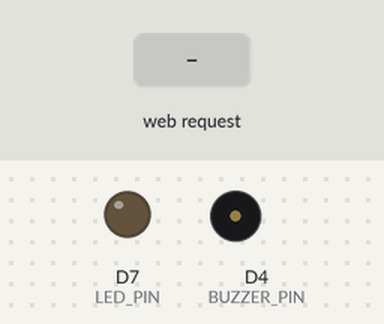
Recording of a sketch running on a simulated ESP8266 (Wemos D1 mini). Parts: output pins drawn as LEDs (lit = HIGH), buzzer (waves = sounding, pin HIGH). The test bench sets the inputs (shaded band). WiFi joins after 1.5 s; servers stay silent unless stated; what the sketch prints to the serial monitor is not drawn.

Above: at 2.7 s.
2.8 s: HTTP request GET /alert received
At 2.92 s:
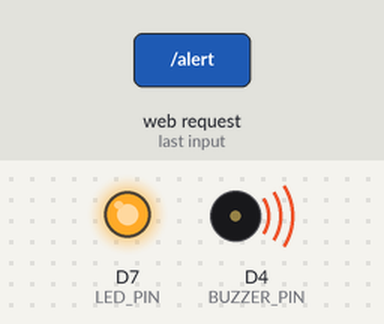
5.8 s: HTTP request GET /alert?led=0 received
At 5.92 s:
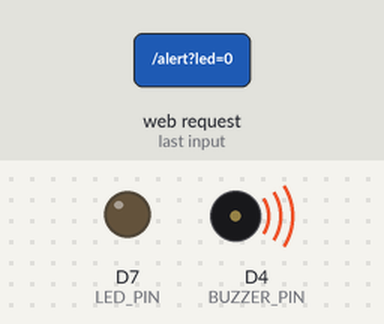
8.8 s: HTTP request GET /off received
At 9.7 s:
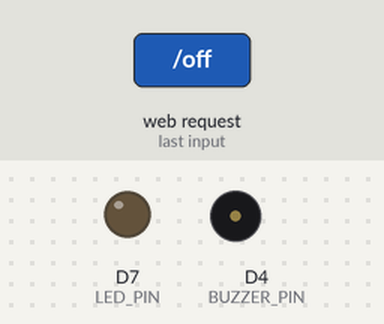
10.3 s: HTTP request GET /alert?led=1 received
At 10.67 s:
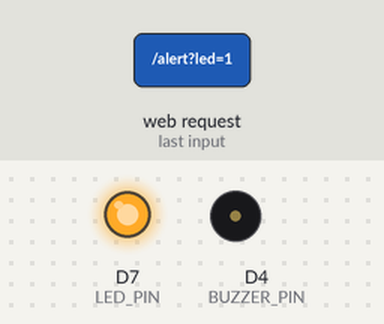
Timing chart, 0 to 14.3 s (numbered marks = the images above; inputs shaded):
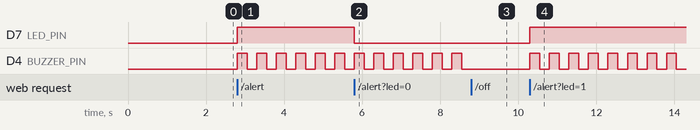

Measured:
- after the input at 2.8 s, D7 (LED_PIN): LOW → HIGH at once; D4 (BUZZER_PIN): alternates HIGH for 0.25 s and LOW for 0.25 s, starting at once
- after the input at 5.8 s, D7 (LED_PIN): HIGH → LOW after 0.00 s instead of 2.0 s
- after the input at 8.8 s, D4 (BUZZER_PIN): stops changing and stays LOW
- after the input at 10.3 s, D7 (LED_PIN): LOW → HIGH at once; D4 (BUZZER_PIN): alternates HIGH for 0.25 s and LOW for 0.25 s, starting at once

The sketch:

esp8266_alert.ino
```cpp
/*
  VIGIL - ESP8266 alert device
  ---------------------------------------------------------------------------
  Board : NodeMCU / Wemos D1 mini (ESP8266). Arduino IDE -> install the
          "ESP8266 by ESP8266 Community" board package, then select your board.

  Wiring:
    Buzzer  (+)  -> D4            Buzzer (-) -> GND      (active buzzer)
    LED     (+)  -> 220 ohm -> D7 LED    (-) -> GND

  What the VIGIL app calls (same Wi-Fi / modem as this board):
    http://<esp-ip>/alert?led=1&buzzer=1   LED + buzzer on for ~5 s (optional &ms=3000)
    http://<esp-ip>/status                 online check -> app shows "Connected"
    http://<esp-ip>/off                    stop the alert
    http://<esp-ip>/                       small test page (status + Test / Stop buttons)

  After upload, open Serial Monitor (115200) to read the IP address, then type
  that IP in VIGIL -> Settings -> Device address -> Save Settings.
  Tip: in your modem, reserve this IP for the board (or set USE_STATIC_IP 1)
  so the address never changes.
*/
#include <ESP8266WiFi.h>
#include <ESP8266WebServer.h>

// ---------- EDIT THESE ----------
const char* WIFI_SSID = "YOUR_WIFI_NAME";
const char* WIFI_PASS = "YOUR_WIFI_PASSWORD";

#define USE_STATIC_IP 0                        // 1 = fixed IP below (must match your modem's network)
IPAddress STATIC_IP(192, 168, 1, 50);
IPAddress GATEWAY(192, 168, 1, 1);             // your modem
IPAddress SUBNET(255, 255, 255, 0);
IPAddress DNS_SERVER(192, 168, 1, 1);

const uint8_t LED_PIN    = D7;                 // GPIO13
const uint8_t BUZZER_PIN = D4;                 // GPIO2
const bool BUZZER_ACTIVE_HIGH = true;          // false if your buzzer module turns on with LOW
// --------------------------------

const unsigned long DEFAULT_ALERT_MS = 5000;   // how long one alert lasts
const unsigned long BEEP_MS = 250;             // buzzer beep on/off period

ESP8266WebServer server(80);
bool alertActive = false;
bool useLed = true, useBuzzer = true, beepOn = false;
unsigned long alertEnd = 0, lastBeep = 0;

void setLed(bool on)    { digitalWrite(LED_PIN, on ? HIGH : LOW); }
void setBuzzer(bool on) { digitalWrite(BUZZER_PIN, (on == BUZZER_ACTIVE_HIGH) ? HIGH : LOW); }

void stopAlert() {
  alertActive = false;
  beepOn = false;
  setLed(false);
  setBuzzer(false);
}

void startAlert(bool led, bool buzzer, unsigned long ms) {
  useLed = led;
  useBuzzer = buzzer;
  alertActive = true;
  alertEnd = millis() + ms;
  lastBeep = millis();
  beepOn = buzzer;
  setLed(led);
  setBuzzer(buzzer);
}

void handleAlert() {
  bool led    = server.hasArg("led")    ? server.arg("led")    != "0" : true;
  bool buzzer = server.hasArg("buzzer") ? server.arg("buzzer") != "0" : true;
  unsigned long ms = server.hasArg("ms") ? (unsigned long)server.arg("ms").toInt() : DEFAULT_ALERT_MS;
  if (ms < 500 || ms > 60000) ms = DEFAULT_ALERT_MS;
  startAlert(led, buzzer, ms);
  server.send(200, "application/json", "{\"ok\":true}");
}

void handleOff() {
  stopAlert();
  server.send(200, "application/json", "{\"ok\":true}");
}

void handleStatus() {
  String json = "{\"device\":\"vigil-esp8266\",\"ip\":\"" + WiFi.localIP().toString() +
                "\",\"alert\":" + (alertActive ? "true" : "false") + "}";
  server.send(200, "application/json", json);
}

void handleRoot() {
  String html =
    "<!doctype html><html><head><meta name='viewport' content='width=device-width,initial-scale=1'>"
    "<title>VIGIL ESP8266</title><style>body{font-family:sans-serif;background:#1a1118;color:#f2e7e2;"
    "padding:24px}a{display:inline-block;margin:8px 8px 0 0;padding:12px 18px;border-radius:8px;"
    "background:#7b48c2;color:#fff;text-decoration:none}.s{background:#3a2849}</style></head><body>"
    "<h2>VIGIL alert device</h2><p>Status: <b>online</b><br>IP: " + WiFi.localIP().toString() +
    "<br>Alert: " + String(alertActive ? "ACTIVE" : "idle") + "</p>"
    "<a href='/alert?led=1&buzzer=1'>Test alert</a><a class='s' href='/off'>Stop</a></body></html>";
  server.send(200, "text/html", html);
}

void connectWifi() {
  WiFi.mode(WIFI_STA);
  WiFi.setAutoReconnect(true);
#if USE_STATIC_IP
  WiFi.config(STATIC_IP, GATEWAY, SUBNET, DNS_SERVER);
#endif
  WiFi.begin(WIFI_SSID, WIFI_PASS);
  Serial.print("Connecting to Wi-Fi");
  while (WiFi.status() != WL_CONNECTED) {
    delay(300);
    Serial.print(".");
  }
  Serial.println();
  Serial.print("Connected. Type this IP in VIGIL Settings: ");
  Serial.println(WiFi.localIP());
}

void setup() {
  pinMode(LED_PIN, OUTPUT);
  pinMode(BUZZER_PIN, OUTPUT);
  stopAlert();                                  // note: D4 (GPIO2) is HIGH during boot, a short chirp is normal
  Serial.begin(115200);
  connectWifi();
  server.on("/", handleRoot);
  server.on("/alert", handleAlert);
  server.on("/off", handleOff);
  server.on("/status", handleStatus);
  server.begin();
  Serial.println("HTTP server started");
}

void loop() {
  server.handleClient();
  if (alertActive) {
    unsigned long now = millis();
    if ((long)(now - alertEnd) >= 0) {
      stopAlert();
    } else if (useBuzzer && (now - lastBeep) >= BEEP_MS) {   // beep-beep pattern
      lastBeep = now;
      beepOn = !beepOn;
      setBuzzer(beepOn);
    }
  }
}
```
